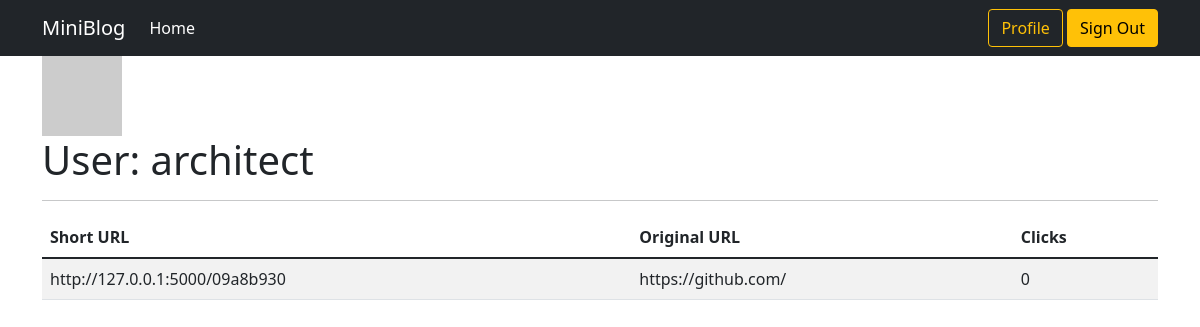
The page /user/architect (signed in) on the database as committed earlier.
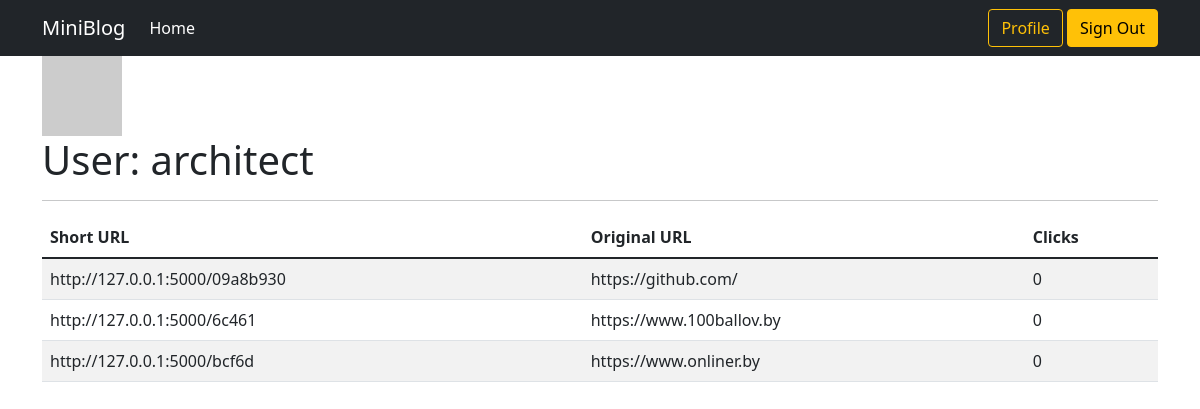
The same page on the database as committed later.
### models.py (models this page shows, shortened)
class User(UserMixin, db.Model):
    id = db.Column(db.Integer, primary_key=True)
    username = db.Column(db.String(64), index=True, unique=True)
    email = db.Column(db.String(120), index=True, unique=True)
    password = db.Column(db.String(128))
    urls = db.relationship('Url', backref='owner', lazy='dynamic')
    def avatar(self, size):
        digs = md5(self.email.encode('utf-8')).hexdigest()  # превращаем email пользователя в hash
        avatar = f'https://gravatar.com/avatar/{digs}?d=identicon&s={size}'
        return avatar

class Url(db.Model):
    id = db.Column(db.Integer, primary_key=True)
    original_url = db.Column(db.String)
    short_url = db.Column(db.String, unique=True)
    clicks = db.Column(db.Integer, default=0)
    user_id = db.Column(db.Integer, db.ForeignKey('user.id'))

### routes.py (the view)
@app.route('/user/<username>')
@login_required
def user(username):
    user = User.query.filter_by(username=username).first_or_404()
    urls = Url.query.filter_by(user_id=user.id)
    return render_template('user.html', user=user, urls=urls)

### routes.py (called while the page is built)
@login.user_loader
def load_user(id):
    return User.query.get(id)

### templates/user.html
{% extends "base.html" %}
{% block content %}
    <img src="{{ user.avatar(128) }}" alt="{{ user.username }}-avatar">
    <h1>User: {{ user.username }}</h1>
    <hr>
    <table class="table table-striped">
        <thead>
            <tr>
                <th>Short URL</th>
                <th>Original URL</th>
                <th>Clicks</th>
            </tr>
        </thead>
        <tbody>
            {% for url in urls %}
                <tr>
                    <td>http://127.0.0.1:5000/{{ url.short_url }}</td>
                    <td>{{ url.original_url }}</td>
                    <td>{{ url.clicks }}</td>
                </tr>
            {% endfor %}
        </tbody>
    </table>
{% endblock %}

### templates/base.html (shortened to what this page needs)
<!doctype html>
<html lang="en">
<head>
    <link href="https://cdn.jsdelivr.net/npm/bootstrap@5.1.3/dist/css/bootstrap.min.css" rel="stylesheet"
>
    <link rel="stylesheet" href="{{ url_for('static', filename='main.css') }}">
</head>
<body>
<nav class="navbar navbar-expand-lg navbar-dark bg-dark">
    <div class="container">
        <a class="navbar-brand" href="{{ url_for('index') }}">MiniBlog</a>
        <div class="collapse navbar-collapse" id="navbarSupportedContent">
            <ul class="navbar-nav me-auto mb-2 mb-lg-0">
                <li class="nav-item">
                    <a class="nav-link active" aria-current="page" href="{{ url_for('index') }}">Home</a>
                </li>
            </ul>
        </div>
        <div class="text-end">
            {% if current_user.is_anonymous %}
                <a class="btn btn-warning" href="{{ url_for('login') }}">Sign In</a>
            {% else %}
                <a class="btn btn-outline-warning" href="{{ url_for('user', username=current_user.username) }}">Profile</a>
                <a class="btn btn-warning" href="{{ url_for('logout') }}">Sign Out</a>
            {% endif %}
        </div>
    </div>
</nav>
<div class="container">
    {% block content %}
    {% endblock %}
</div>
</body>
</html>

Rows that differ between the two databases and show on the page:
added Url: short_url "6c461", original_url "https://www.100ballov.by", clicks "0"
added Url: short_url "bcf6d", original_url "https://www.onliner.by", clicks "0"
